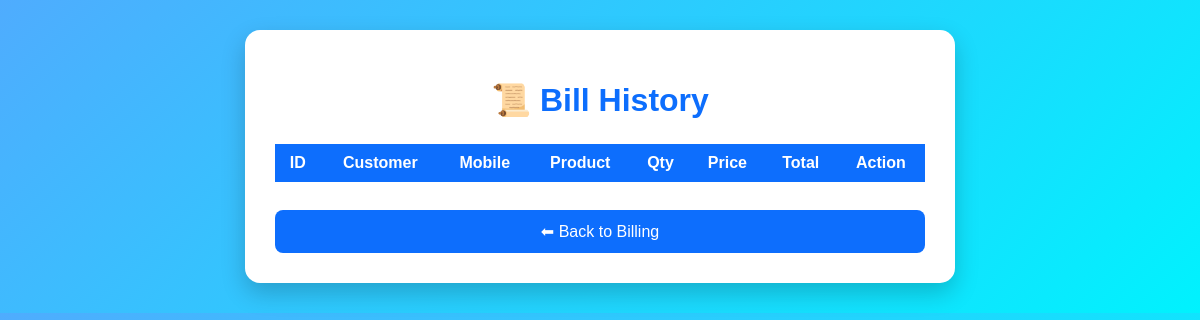
Before: /history with the older database file.
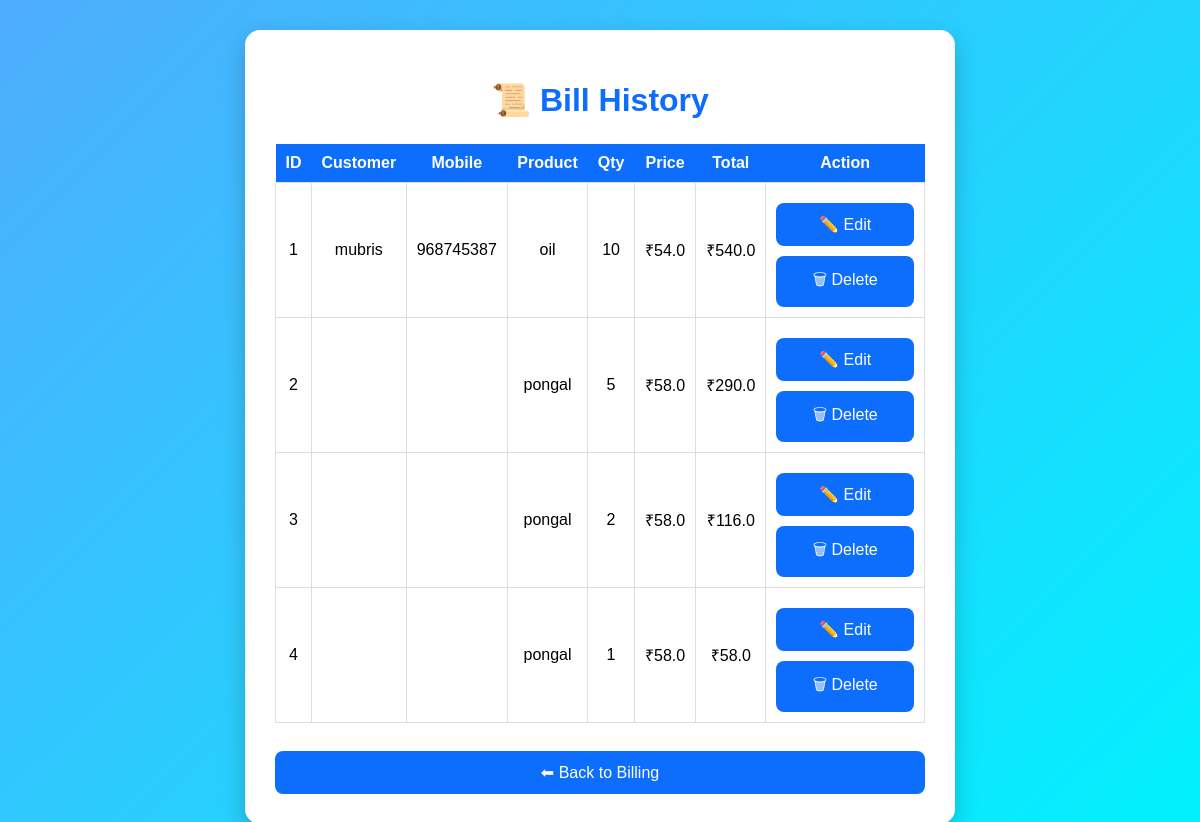
After: the same page with the newer database file.
### app.py (models this page shows)
class Bill(db.Model):
    id = db.Column(db.Integer, primary_key=True)
    customer_name = db.Column(db.String(100))
    mobile = db.Column(db.String(20))
    product = db.Column(db.String(100))
    quantity = db.Column(db.Integer)
    price = db.Column(db.Float)
    total = db.Column(db.Float)

### app.py (the view)
@app.route("/history")
def history():
    bills = Bill.query.all()
    return render_template("history.html", bills=bills)

### templates/history.html (shortened to what this page needs)
<!DOCTYPE html>
<html>
<head>
    <link rel="stylesheet" href="{{ url_for('static', filename='style.css') }}">
</head>
<body>
<div class="container">
<h1>📜 Bill History</h1>
<table>
    <tr>
        <th>ID</th>
        <th>Customer</th>
        <th>Mobile</th>
        <th>Product</th>
        <th>Qty</th>
        <th>Price</th>
        <th>Total</th>
        <th>Action</th>
    </tr>
    {% for bill in bills %}
    <tr>
        <td>{{ bill.id }}</td>
        <td>{{ bill.customer_name }}</td>
        <td>{{ bill.mobile }}</td>
        <td>{{ bill.product }}</td>
        <td>{{ bill.quantity }}</td>
        <td>₹{{ bill.price }}</td>
        <td>₹{{ bill.total }}</td>
        <td>
            <a href="/edit/{{ bill.id }}">
                <button type="button">✏️ Edit</button>
            </a>
            <a href="/delete/{{ bill.id }}"
               onclick="return confirm('Are you sure you want to delete this bill?');">
                <button type="button">🗑 Delete</button>
            </a>
        </td>
    </tr>
    {% endfor %}
</table>
<br>
<a href="/">
    <button type="button">⬅ Back to Billing</button>
</a>
</div>
</body>
</html>

Changed rows visible on the page:
added Bill: id "1", customer_name "mubris", mobile "968745387", product "oil", quantity "10", price "54.0", total "540.0"
added Bill: id "2", product "pongal", quantity "5", price "58.0", total "290.0"
added Bill: id "3", product "pongal", quantity "2", price "58.0", total "116.0"
added Bill: id "4", product "pongal", quantity "1", price "58.0", total "58.0"
